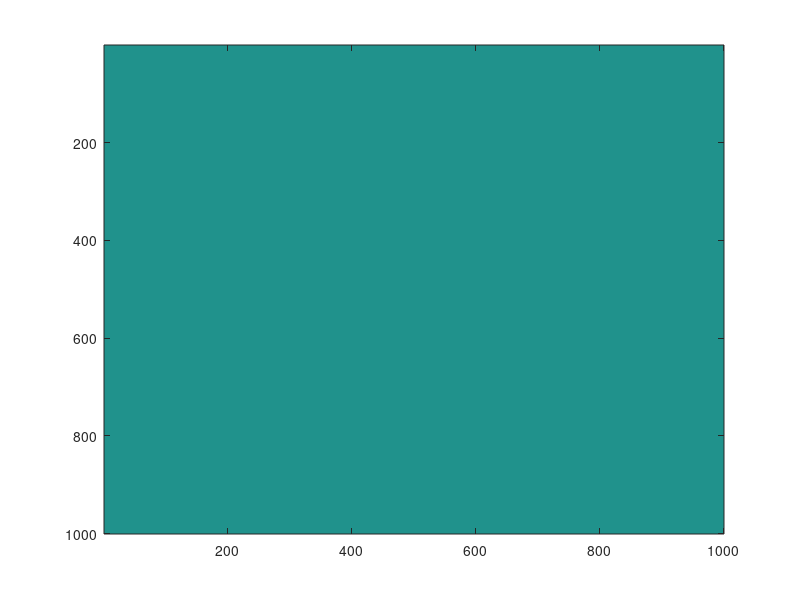

Write the MATLAB code that produced this figure. (Note: this script raises an error after producing the figure.)
fig=figure(10);
ax1=axes;
vidRes=[1000 1000];
vid.NumberofBands=1;
displayed_data=imagesc(ax1,zeros(vidRes(2), vidRes(1), vid.NumberofBands ));
displayed_data.ButtonDownFcn=@GUI_press;
axis image;
colormap(ax1,gray);
ax1.XTick=[];
ax1.YTick=[];